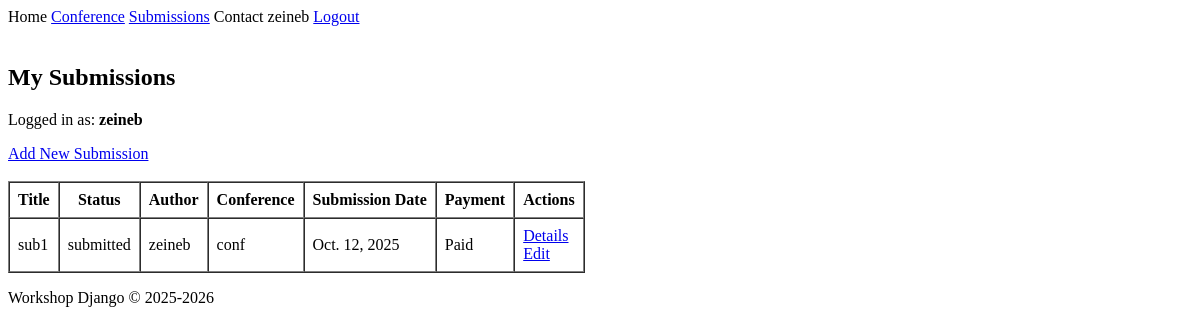
/conferences/submissions_list/ (signed in), run on an earlier commit of the app's database.
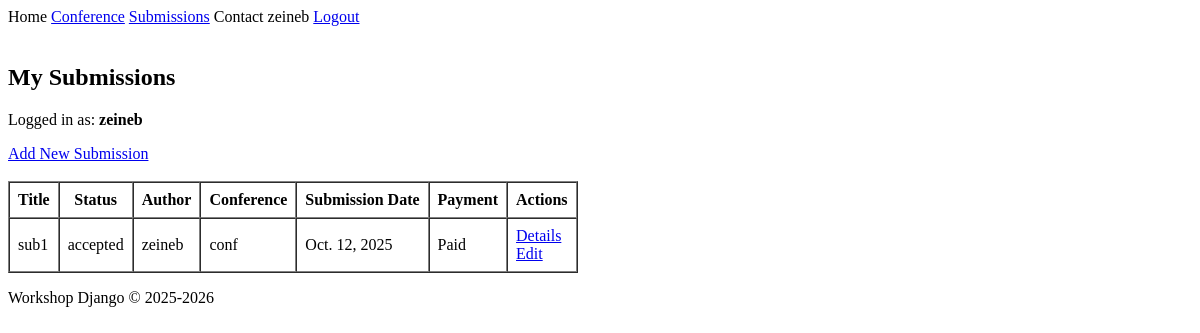
And on a later commit of the database.
### ConferenceApp/models.py (models this page shows, shortened)
class Submission(models.Model):
    submission_id = models.CharField(
        primary_key=True,
        max_length=11,
        unique=True,
        editable=False
    )
    user = models.ForeignKey("UserApp.User",
                           on_delete=models.CASCADE,
                           related_name="submissions") # the role of related_name is to access all submissions of a user
    conference = models.ForeignKey(Conference, on_delete = models.CASCADE, related_name = 'submissions') # the role of related_name is to access all submissions of a conference
    title = models.CharField(max_length = 100)
    abstract = models.TextField()
    keywords = models.TextField()
    paper= models.FileField(
        upload_to = 'papers/',
        validators = [FileExtensionValidator(allowed_extensions=['pdf'])]
    )
    Status = [
        ('submitted', 'Submitted'),
        ('under_review', 'Under Review'),
        ('accepted', 'Accepted'),
        ('rejected', 'Rejected'),
    ]
    submission_date = models.DateField(auto_now_add = True)
    status = models.CharField(max_length = 100, choices = Status, default = 'submitted')
    payed = models.BooleanField(default = False)
    created_at = models.DateTimeField(auto_now_add = True) # when the object is created
    updated_at = models.DateTimeField(auto_now = True) # when the object is updated

class Conference(models.Model):
    conference_id = models.AutoField(primary_key = True, unique = True, editable = False)
    name = models.CharField(max_length = 100, validators = [name_validator])
    Theme = [
        ('CS&AI', 'Computer Science & Artificial Intelligence'),
        ('SE', 'Science & Engineering'),
        ('SS&ED', 'Social Sciences & Education'),
        ('IT', 'Interdisciplinary Themes'),
    ]
    theme = models.CharField(max_length = 100, choices = Theme)
    location = models.CharField(max_length = 100)
    start_date = models.DateField()
    end_date = models.DateField()
    description = models.TextField(validators = [
        MinLengthValidator(30, "Description must be at least 30 characters long.")
    ])
    created_at = models.DateTimeField(auto_now_add = True) # when the object is created
    updated_at = models.DateTimeField(auto_now = True) # when the object is updated

### UserApp/models.py (models this page shows, shortened)
class User(AbstractUser):
    user_id = models.CharField(max_length = 8, primary_key = True, unique = True, editable = False)
    first_name = models.CharField(max_length = 100, validators = [name_validator])
    last_name = models.CharField(max_length = 100, validators = [name_validator])
    affiliation = models.CharField(max_length = 100)
    Role = [
        ('participant', 'Participant'),
        ('organisator', 'Organisator'),
        ('comite_member', 'Member of the Scientific Committee'),
    ]
    role = models.CharField(max_length = 100, choices = Role, default = 'participant')
    nationality = models.CharField(max_length = 100)
    email = models.EmailField(unique = True, validators = [verify_email])
    created_at = models.DateTimeField(auto_now_add = True) # when the object is created
    updated_at = models.DateTimeField(auto_now = True) # when the object is updated

### ConferenceApp/views.py (the view)
# urls.py: path('submissions_list/', UserSubmissionListView.as_view(), name='list_submissions'),
class UserSubmissionListView(LoginRequiredMixin, ListView):
    model = Submission
    template_name = 'Conference/submission_list.html'
    context_object_name = 'list_submissions'
    def get_queryset(self):
        return Submission.objects.filter(user=self.request.user)

### GestionConference/Templates/Conference/submission_list.html (shortened to what this page needs)
{% extends 'base.html' %}
{% block content %}
<br>
<h2>My Submissions</h2>
{% if user.is_authenticated %}
  <p>Logged in as: <strong>{{ user.username }}</strong></p>
  <a href="{% url 'add_submission' %}">Add New Submission</a>
  <br><br>
  <table border="1" cellpadding="8" cellspacing="0">
    <tr>
      <th>Title</th>
      <th>Status</th>
      <th>Author</th>
      <th>Conference</th>
      <th>Submission Date</th>
      <th>Payment</th>
      <th>Actions</th>
    </tr>
    {% for s in list_submissions %}
        <tr>
            <td>{{ s.title }}</td>
            <td>{{ s.status }}</td>
            <td>{{ s.user.username }}</td>
            <td>{{ s.conference.name }}</td>
            <td>{{ s.submission_date }}</td>
            <td>
            {% if s.payed == True %}
                Paid
            {% else %}
                Not Paid
            {% endif %}
            </td>
            <td><a href="{% url 'submission_detail' s.pk %}">Details</a> <br> <a href="{% url 'update_submission' s.pk %}">Edit</a> </td>
        </tr>
        {% empty %}
        <tr>
        <td colspan="7">No submissions found.</td>
        </tr>
    {% endfor %}
  </table>
{% else %}
  <p> You must be logged in to view your submissions.</p>
{% endif %}
{% endblock %}

What changed in the data, as far as the page shows it:
changed Submission "sub1": status "submitted" → "accepted"
